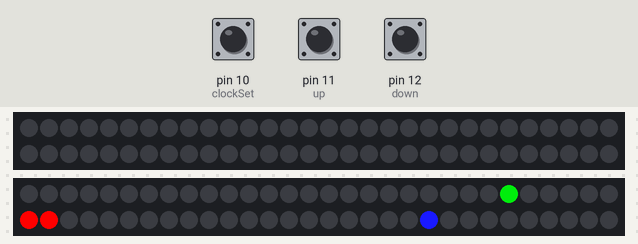
The sketch below on a simulated Arduino Uno, built with avr-gcc and run on an emulated ATmega328P. On the bench: 2 × 60 RGB LEDs in strip order, left to right, continuing on the next row. Inputs (shaded band) come from the test bench; at power-on: pin 11 (up) LOW, pin 10 (clockSet) LOW, pin 12 (down) LOW. Dim RGB values are drawn brighter than linear; the local clock reads 2024-03-15 10:24:30 at power-on unless the sketch sets it.

Above: at 1.2 s.
1.3 s: pin 11 (up) pulled HIGH for 0.15 s
At 1.81 s:
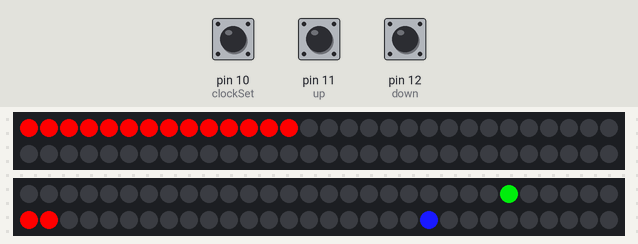
At 3.32 s:
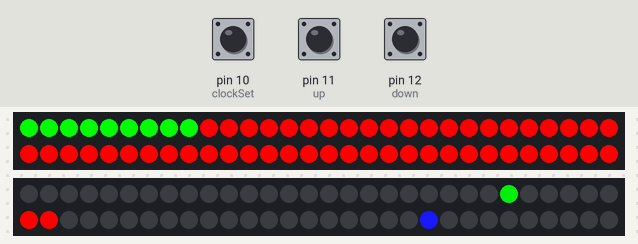
7.9 s: pin 10 (clockSet) pulled HIGH for 3.2 s
At 11.26 s:
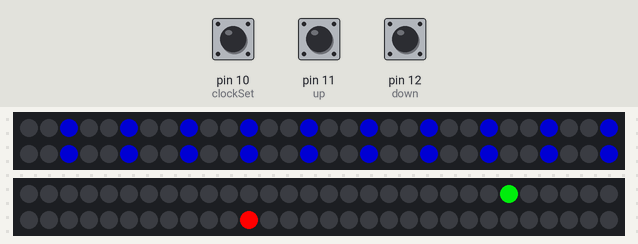

Measured:
- after the input at 1.3 s, the LEDs: first change after 0.06 s (image 1 shows a later state)

The sketch:

projekt.ino
```cpp
#include <Adafruit_NeoPixel.h>
#include <stdio.h>
#include <DS1302.h>

//sprawdzić czy ta biblioteka jest niezbędna:
#ifdef __AVR__
  #include <avr/power.h>
#endif

#define PIN            8
#define NUMPIXELS      60
#define BRIGHTNESS 50
#define DELAYVAL 500
Adafruit_NeoPixel pixels = Adafruit_NeoPixel(NUMPIXELS, PIN, NEO_GRB + NEO_KHZ800);
Adafruit_NeoPixel strip = Adafruit_NeoPixel(60, PIN, NEO_GRB + NEO_KHZ800);
namespace {


byte yhour1;
byte ymin1;
byte hour1;
byte min1;
byte seconds;
byte control=0;
 const int kCePin   = 5;  // Chip Enable
const int kIoPin   = 6;  // Input/Output
const int kSclkPin = 7;  // Serial Clock

DS1302 rtc(kCePin, kIoPin, kSclkPin); //RTC module


}
//Colors sec, min, h
void printTime() {
  Time t = rtc.time(); // < time from RTC module
  hour1=t.hr;
  min1=t.min;
  seconds=t.sec;
  if(hour1>=12)
  {
    hour1=hour1-12; //resetting the hours
  }
  pixels.setPixelColor(5*hour1, pixels.Color(25,25,255)); //colors of hour
  pixels.setPixelColor(min1, pixels.Color(0,200,10)); //colors of minutes
  pixels.setPixelColor(seconds, pixels.Color(255,0,0)); //colors of seconds

  pixels.show();
  //Serial.println(t.sec);
  //pixels.setPixelColor(t.hr, pixels.Color(0,0,0));
  //pixels.setPixelColor(t.sec-1, pixels.Color(0,0,0));

  pixels.show();
  //animations of seconds:
  if(seconds==0)
   {
    pixels.setPixelColor(min1-1, pixels.Color(0,0,0));
    pixels.setPixelColor(min1, pixels.Color(0,200,10));
     pixels.show();
    for(int i=1;i<60;i++)
      {
    pixels.setPixelColor(i, pixels.Color(0,0,0));
      }
    }
//animations of minutes
   if(min1==0)
  {
    pixels.setPixelColor(59, pixels.Color(0,0,0)); //cleaning led's
    }
}

//animation, button "up"
void animation()
{
  colorWipe(strip.Color(255, 0, 0), 25); // Red
  colorWipe(strip.Color(0, 255, 0), 25); // Green
  colorWipe(strip.Color(0, 0, 255), 25);
    theaterChase(strip.Color(127, 127, 127), 50); // White
  theaterChase(strip.Color(127, 0, 0), 50); // Red
  theaterChase(strip.Color(0, 0, 127), 50);
  for(int i=1;i<60;i++)
      {
    pixels.setPixelColor(i, pixels.Color(0,0,0));
      }

 }
 // colorWipe animation - to understand....
 void colorWipe(uint32_t c, uint8_t wait) {     // c = color of leds
  for(uint16_t i=0; i<strip.numPixels(); i++) {    // t = time
    strip.setPixelColor(i, c);
    strip.show();
    delay(wait);
  }
}
//theaterChade animation - to understand....
  void theaterChase(uint32_t c, uint8_t wait) {         // c = color of leds
  for (int j=0; j<10; j++) {  //do 10 cycles of chasing
    for (int q=0; q < 3; q++) {
      for (uint16_t i=0; i < strip.numPixels(); i=i+3) {
        strip.setPixelColor(i+q, c);    //turn every third pixel (q)
      }
      strip.show();

      delay(wait);

      for (uint16_t i=0; i < strip.numPixels(); i=i+3) {        // t = time
        strip.setPixelColor(i+q, 0);        //turn every third pixel off
      }
    }
  }
}

//RTC:
  void newhour1()
  {
 //control=0;
    hour1=yhour1;
    min1=ymin1;
     Time t(2021, 5, 23,yhour1, ymin1, 0, Time::kFriday); //start time
    rtc.time(t);

    }

//buttons:
 int clockSet =10;
 int up=11;
 int down=12;

void setup() {
  Serial.begin(9600);
#if defined (__AVR_ATtiny85__)
  if (F_CPU == 16000000) clock_prescale_set(clock_div_1); //definition of a microcontroller clock
#endif
strip.begin();
  strip.show();
pixels.begin();

pinMode( clockSet,INPUT); //button clocset

 //to understand...
  rtc.writeProtect(false);
  rtc.halt(false);


  //my led's
  #if defined(__AVR_ATtiny85__) && (F_CPU == 16000000)
  clock_prescale_set(clock_div_1);
#endif

  pixels.begin(); // INITIALIZE NeoPixel strip object (REQUIRED)
}

//time change:
void loop() {

  if (control==1)
  {
    pixels.setPixelColor(5*yhour1, pixels.Color(25,25,255));
    pixels.show();
  delay(100);
  pixels.setPixelColor(5*yhour1, pixels.Color(0,0,0));
  pixels.show();
  delay(100);
if (digitalRead(up)==HIGH)
{
  yhour1++;
  while(digitalRead(up)==HIGH);
  if(yhour1==12)
  {
    yhour1=0; //reset hour
  }
}
if (digitalRead(down)==HIGH)
{
  yhour1--;
  while(digitalRead(down)==HIGH);
  if(yhour1==255)
  {
    yhour1=11;
  }
}

  pixels.setPixelColor(5*yhour1, pixels.Color(25,25,255));
  pixels.show();
  delay(100);
  pixels.setPixelColor(5*yhour1, pixels.Color(0,0,0));
  pixels.show();
  delay(100);
  newhour1();
  if(digitalRead(clockSet)==HIGH)
  {
  while(digitalRead(clockSet)==HIGH)
  { pixels.setPixelColor(control, pixels.Color(255,255,255));
   pixels.show();
   }
   pixels.setPixelColor(control, pixels.Color(0,0,0));
   pixels.show();
   control++;
   yhour1=hour1;ymin1=min1;}

    }
 if (control==2)
  {
    if(digitalRead(clockSet)==HIGH)
  {
    control++;
  while(digitalRead(clockSet)==HIGH)
  {    }

   yhour1=hour1;ymin1=min1;
   }

  if (digitalRead(up)==HIGH)
{
  ymin1++;
  while(digitalRead(up)==HIGH);
  if(ymin1==60)
  {
    yhour1=0; //reset minutes
  }
}
if (digitalRead(down)==HIGH)
{
  ymin1--;
  while(digitalRead(down)==HIGH);
  if(ymin1==255)
  {
    ymin1=59;
  }
}
  pixels.setPixelColor(ymin1, pixels.Color(0,205,10));
  pixels.show();
  newhour1();
  delay(100);
  pixels.setPixelColor(ymin1, pixels.Color(0,0,0));
     pixels.show();
     delay(100);
    }
  if (control==3)
  {
    control=0;
     newhour1();
  }
  while (control==0)
  {
    if(digitalRead(up)==HIGH)
  {
    animation ();
  }
    if (digitalRead(down) == HIGH)
  {
      //my animation - in progress....
        pixels.clear(); // Set all pixel colors to 'off'
        for(int i=0; i<NUMPIXELS; i++) { // For each pixel...
         pixels.setPixelColor(i, pixels.Color(0, 150, 0));
         pixels.show();
         delay(200);
            if( i<59)
            {
           pixels.setPixelColor(i, pixels.Color(0,0,0));
             }}
  }
    if(digitalRead(clockSet)==HIGH)
  {
    control++;
  while(digitalRead(clockSet)==HIGH);
  yhour1=hour1;ymin1=min1;}
  printTime();
  }
}
```
